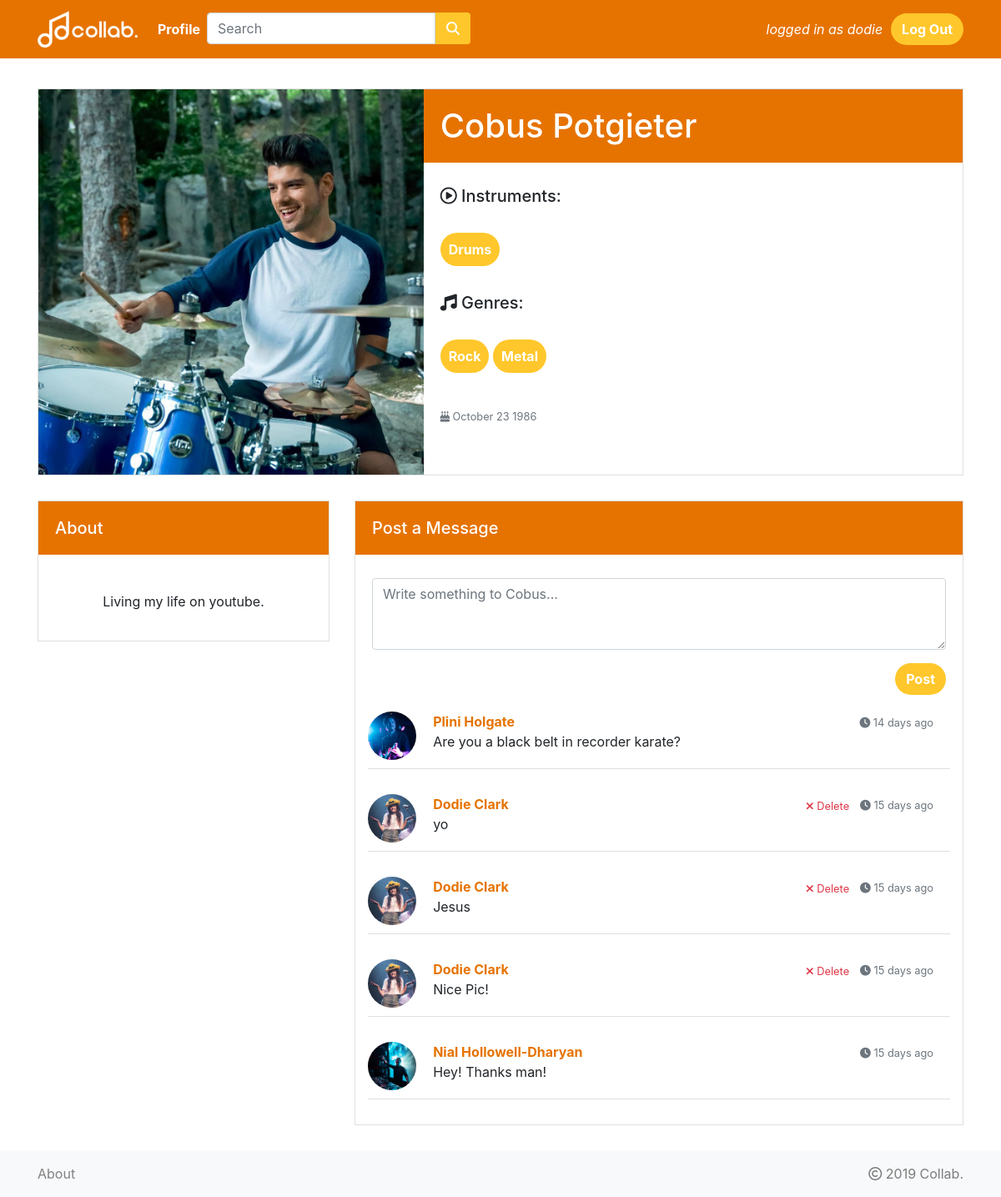
/profile/3 (signed in), run on the app's committed database.
### app.py (models this page shows, shortened)
class User(UserMixin, db.Model):
	id = db.Column(db.Integer, primary_key=True, autoincrement=True)
	username = db.Column(db.String, nullable=False)
	email = db.Column(db.String, nullable=False)
	password = db.Column(db.String, nullable=False)
	profile = db.relationship('Profile', backref='user', uselist=False)
	message = db.relationship('Message', backref='user')

class Profile(db.Model):
	id = db.Column(db.Integer, primary_key=True, autoincrement=True)
	first_name = db.Column(db.String, nullable=False)
	last_name = db.Column(db.String, nullable=False)
	dob = db.Column(db.String, nullable=False)
	picture = db.Column(db.String, nullable=False)
	instruments = db.Column(db.String, nullable=False)
	genre = db.Column(db.String, nullable=False)
	about = db.Column(db.String, nullable=False)
	user_id = db.Column(db.Integer, db.ForeignKey('user.id'))
	message = db.relationship('Message', backref='profile')

class Message(db.Model):
	id = db.Column(db.Integer, primary_key=True, autoincrement=True)
	body = db.Column(db.String, nullable=False)
	timestamp = db.Column(db.DateTime(), default=datetime.datetime.utcnow(), index=True)
	user_id = db.Column(db.Integer, db.ForeignKey('user.id'))
	profile_id = db.Column(db.Integer, db.ForeignKey('profile.id'))

### app.py (the view, shortened to what this page needs)
@app.route('/profile/<int:uid>', methods=['GET', 'POST'])
@login_required
def profile(uid):
	profile = Profile.query.filter_by(id=uid).first()
	instruments = profile.instruments.translate({ord(','): None}).split()
	genres = profile.genre.translate({ord(','): None}).split()
	message = profile.message
	author = []
	for each in message:
		author.append(User.query.filter_by(id=each.user_id).first())
	if profile is not None:
		return render_template('profile.html', title=profile.first_name + ' ' + profile.last_name,
								profile=profile, instruments=instruments, genres=genres, author=author)

### app.py (called while the page is built)
@login_manager.user_loader
def load_user(id):
    return User.query.get(int(id))

### templates/profile.html (shortened to what this page needs)
{% include 'partials/header_login.html' %}
    <div class="container profileView">
      <div class="row">
        <div class="card profileMain">
          <div class="row no-gutters">
            <div class="col-md-5">
              <img src="{{ profile.picture }}" class="card-img profilePhoto" alt="...">
            </div>
            <div class="col-md-7">
              <h1 class="profileName">{{ profile.first_name }} {{ profile.last_name }}</h1>
              <div class="card-body">
                <h5 class="card-text"><i class="far fa-play-circle"></i> Instruments:</h3>
                <div class="profileBody">
                  {% for instrument in instruments %}
                  <span class="profileButton">{{ instrument }}</span>
                  {% endfor %}
                </div>
                <h5 class="card-text"><i class="fas fa-music"></i> Genres:</h3>
                <div class="profileBody">
                  {% for genre in genres %}
                  <span class="profileButton">{{ genre }}</span>
                  {% endfor %}
                </div>
                <p class="card-text dob"><small class="text-muted"><i class="fas fa-birthday-cake"></i> {{ profile.dob }}</small></p>
              </div>
            </div>
          </div>
        </div>
      </div>
      <div class="row">
        <div class="col-md-4">
          <div class="card">
            <h5 class="profileName">About</h5>
            <div class="card-body">
              <p class="card-text">{{ profile.about }}</p>
            </div>
          </div>
        </div>
        <div class="col-md-8">
          <div class="card">
            <h5 class="profileName">Post a Message</h5>
            <div class="card-body">
              <form action=" {{ url_for('message' , uid=profile.id) }}" method="POST">
                <div class="form-group">
                  <textarea maxlength="120" name="message" class="form-control" rows="3" placeholder="Write something to {{ profile.first_name }}..." required=""></textarea>
                </div>
                <button type="submit" class="btn loginButton float-right">Post</button>
              </form>
            </div>
          {% for each in profile.message|reverse %}
          <div class="card profileMain messageCardMain">
            <div class="row no-gutters">
              <div class="col-1">
                <img src="{{ author[profile.message|length - loop.index].profile.picture }}" class="card-img" alt="..." id="messageImage">
              </div>
              <div class="col-11">
                <div class="card-body messageCard">
                  <a href="{{ url_for('profile', uid=author[profile.message|length - loop.index].profile.id) }}" class="messageProfile">
                    {{ author[profile.message|length - loop.index].profile.first_name }}
                    {{ author[profile.message|length - loop.index].profile.last_name }}
                  </a>
                  <span class="float-right text-muted">
                      <small><i class="fas fa-clock"></i> {{ moment(each.timestamp).fromNow() }}</small>
                  </span>
                  {% if current_user.profile.id == profile.id or current_user.id == author[profile.message|length - loop.index].id %}
                  <form action="{{ url_for('deleteMessage', uid=each.id) }}" method="POST" style="display: inline;" >
                    <button type="submit" class="btn btn-link float-right text-danger" id="deleteButton" onclick="return confirm('Are you sure you want to delete this comment?');">
                      <small><i class="fas fa-times"></i> Delete</small>
                    </button>
                  </form>
                  {% endif %}
                  <p class="card-text message">{{ each.body }}</p>
                </div>
              </div>
            </div>
          </div>
          {% endfor %}
        </div>
      </div>
    </div>
  </div>
{% include 'partials/footer.html' %}

### templates/partials/header_login.html (shortened to what this page needs)
<!DOCTYPE html>
<html lang="en">
  <head>
    <link rel="stylesheet" href="https://stackpath.bootstrapcdn.com/bootstrap/4.1.3/css/bootstrap.min.css">
    <link rel="stylesheet" type="text/css" href="{{ url_for('static', filename='css/styles.css') }}">
  </head>
  <body>
    <nav class="navbar navbar-expand-md" id="mainNavbar">
      <div class="container">
        <a class="navbar-brand" href="{{ url_for('home') }}">
          <img src="{{ url_for('static', filename='images/navbar_logo.png') }}" alt="logo" id="#navBarLogo">
        </a>
        <div class="collapse navbar-collapse" id="navbarSupportedContent">
          <ul class="navbar-nav mr-auto">
            <li class="nav-item">
              <a class="nav-link" href="{{ url_for('profile', uid=current_user.profile.id) }}">Profile</a>
            </li>
            <li>
              <form class="form-inline" action="{{ url_for('results') }}" method="GET">
                <div class="form-group">
                  <div class="form-row">
                    <div class="col" id="searchBar">
                      <input type="seach" class="form-control" id="searchBox" placeholder="Search" name="q" required>
                    </div>
                    <div class="col" id="searchBarButton">
                      <button class="btn searchButton" type="submit"><i class="fas fa-search"></i></button>
                    </div>
                  </div>
              </form>
            </li>
          </ul>
          <span>
            logged in as {{ current_user.username }}
          </span>
          <a class="btn loginButton" href="{{ url_for('logout') }}" role="button">Log Out</a>
        </div>
      </div>
    </nav>

### static/css/styles.css (style rules this page uses)
#mainNavbar { background-color: #e67300; }
.navbar-brand img { max-width: 120px; }
.loginButton { background-color: #ffc72b; color: white; border-radius: 30px; font-weight: bold; }
body { background-color: white; }
html, body { max-width: 100%; overflow-x: hidden; }
.signUp h2, p { padding-top: 5%; text-align: center; padding-bottom: 5%; }
#mainNavbar ul a { color: white; font-weight: bold; }
#mainNavbar span { color: white; font-style: italic; margin-right: 10px; }
.card { margin-bottom: 30px; border-radius: 0px; }
.card img { border-radius: 0px; }
.profileButton { background-color: #ffc72b; color: white; border-radius: 30px; font-weight: bold; padding: 10px; }
.profileBody { margin-top: 40px; margin-bottom: 40px; }
.profileName { padding: 1.25rem; background-color: #e67300; color: white; }
.profileView { margin-top: 3%; }
.profilePhoto { border-radius: 0; }
.profileMain { margin-left: 15px; margin-right: 15px; }
.dob { padding-top: 1%; text-align: left; }
.message { padding-top: 0; padding-bottom: 0; text-align: left }
.messageCard { padding-top: 0; }
.messageCardMain { border-left: 0; border-right: 0; border-top: 0; }
#messageImage { border-radius: 50%; }
.messageProfile { color: #e67300; font-weight: bold; }
#deleteButton { padding-top: 0; padding-bottom: 0; margin-top: 0; margin-bottom: 0; }
.searchButton { background-color: #ffc72b; color: white; font-weight: bold; border-top-left-radius: 0; border-bottom-left-radius: 0; }
#searchBarButton { padding-left: 0; padding-right: 0; }
#searchBar { padding-right: 0; }
#searchBox { border-top-right-radius: 0; border-bottom-right-radius: 0; }

### data on the page
User: username "dodie"
Profile: picture (picture), first_name "Cobus", last_name "Potgieter", instruments "Drums", dob "October 23 1986", about "Living my life on youtube.", message "Write something to Cobus..."
Message: shows a picture, author "Plini", author "Holgate", timestamp "14 days ago", body "Are you a black belt in recorder karate?"
Message: author "Dodie", author "Clark", timestamp "15 days ago", body "yo"
Message: author "Dodie", author "Clark", timestamp "15 days ago", body "Jesus"
Message: author "Dodie", author "Clark", timestamp "15 days ago", body "Nice Pic!"
Message: shows a picture, author "Nial", author "Hollowell-Dharyan", timestamp "15 days ago", body "Hey! Thanks man!"

### other printed values
{{ genre }} "Rock" "Metal"
